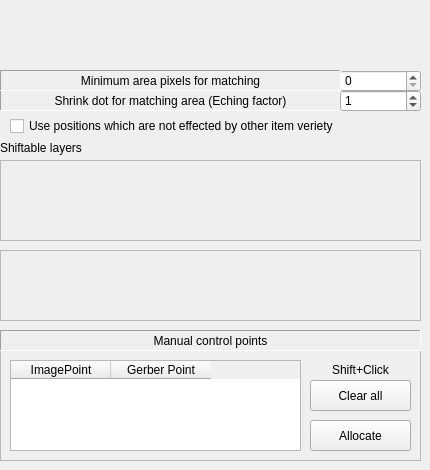
     <widget class="QWidget" name="AutoMatch">
      <widget class="QFrame" name="frame_3">
       <property name="geometry">
        <rect>
         <x>0</x>
         <y>330</y>
         <width>421</width>
         <height>131</height>
        </rect>
       </property>
       <property name="frameShape">
        <enum>QFrame::StyledPanel</enum>
       </property>
       <property name="frameShadow">
        <enum>QFrame::Sunken</enum>
       </property>
       <widget class="QTableWidget" name="tableWidgetAMManualPoints">
        <property name="geometry">
         <rect>
          <x>10</x>
          <y>30</y>
          <width>291</width>
          <height>91</height>
         </rect>
        </property>
        <property name="selectionMode">
         <enum>QAbstractItemView::SingleSelection</enum>
        </property>
        <property name="selectionBehavior">
         <enum>QAbstractItemView::SelectItems</enum>
        </property>
        <column>
         <property name="text">
          <string>ImagePoint</string>
         </property>
        </column>
        <column>
         <property name="text">
          <string>Gerber Point</string>
         </property>
        </column>
       </widget>
       <widget class="QLabel" name="label_11">
        <property name="geometry">
         <rect>
          <x>0</x>
          <y>0</y>
          <width>421</width>
          <height>21</height>
         </rect>
        </property>
        <property name="frameShape">
         <enum>QFrame::Panel</enum>
        </property>
        <property name="frameShadow">
         <enum>QFrame::Sunken</enum>
        </property>
        <property name="text">
         <string>Manual control points</string>
        </property>
        <property name="alignment">
         <set>Qt::AlignCenter</set>
        </property>
       </widget>
       <widget class="QPushButton" name="pushButtonAMClearPoints">
        <property name="geometry">
         <rect>
          <x>310</x>
          <y>50</y>
          <width>101</width>
          <height>31</height>
         </rect>
        </property>
        <property name="text">
         <string>Clear all</string>
        </property>
       </widget>
       <widget class="QPushButton" name="pushButtonAMAllocate">
        <property name="geometry">
         <rect>
          <x>310</x>
          <y>90</y>
          <width>101</width>
          <height>31</height>
         </rect>
        </property>
        <property name="text">
         <string>Allocate</string>
        </property>
       </widget>
       <widget class="QLabel" name="label_12">
        <property name="geometry">
         <rect>
          <x>310</x>
          <y>30</y>
          <width>101</width>
          <height>20</height>
         </rect>
        </property>
        <property name="text">
         <string>Shift+Click</string>
        </property>
        <property name="alignment">
         <set>Qt::AlignCenter</set>
        </property>
       </widget>
      </widget>
      <widget class="QCheckBox" name="checkBoxUseStable">
       <property name="geometry">
        <rect>
         <x>10</x>
         <y>116</y>
         <width>341</width>
         <height>20</height>
        </rect>
       </property>
       <property name="text">
        <string>Use positions which are not effected by other item veriety</string>
       </property>
      </widget>
      <widget class="QLabel" name="label_10">
       <property name="geometry">
        <rect>
         <x>0</x>
         <y>90</y>
         <width>341</width>
         <height>21</height>
        </rect>
       </property>
       <property name="frameShape">
        <enum>QFrame::Panel</enum>
       </property>
       <property name="frameShadow">
        <enum>QFrame::Sunken</enum>
       </property>
       <property name="text">
        <string>Shrink dot for matching area (Eching factor)</string>
       </property>
       <property name="alignment">
        <set>Qt::AlignCenter</set>
       </property>
      </widget>
      <widget class="QFrame" name="frameAutoMatchShiftableLayer">
       <property name="geometry">
        <rect>
         <x>0</x>
         <y>160</y>
         <width>421</width>
         <height>81</height>
        </rect>
       </property>
       <property name="frameShape">
        <enum>QFrame::StyledPanel</enum>
       </property>
       <property name="frameShadow">
        <enum>QFrame::Sunken</enum>
       </property>
      </widget>
      <widget class="QSpinBox" name="spinBoxMinDotsForAutoMatching">
       <property name="geometry">
        <rect>
         <x>340</x>
         <y>70</y>
         <width>81</width>
         <height>22</height>
        </rect>
       </property>
       <property name="maximum">
        <number>999999999</number>
       </property>
      </widget>
      <widget class="QLabel" name="label_9">
       <property name="geometry">
        <rect>
         <x>0</x>
         <y>70</y>
         <width>341</width>
         <height>21</height>
        </rect>
       </property>
       <property name="frameShape">
        <enum>QFrame::Panel</enum>
       </property>
       <property name="frameShadow">
        <enum>QFrame::Sunken</enum>
       </property>
       <property name="text">
        <string>Minimum area pixels for matching</string>
       </property>
       <property name="alignment">
        <set>Qt::AlignCenter</set>
       </property>
      </widget>
      <widget class="QSpinBox" name="spinBoxMinDotsForAutoMatchingArea">
       <property name="geometry">
        <rect>
         <x>340</x>
         <y>90</y>
         <width>81</width>
         <height>22</height>
        </rect>
       </property>
       <property name="minimum">
        <number>-99</number>
       </property>
       <property name="maximum">
        <number>99</number>
       </property>
       <property name="value">
        <number>1</number>
       </property>
      </widget>
      <widget class="QFrame" name="frameAutoMatchShiftableComposite">
       <property name="geometry">
        <rect>
         <x>0</x>
         <y>250</y>
         <width>421</width>
         <height>71</height>
        </rect>
       </property>
       <property name="frameShape">
        <enum>QFrame::StyledPanel</enum>
       </property>
       <property name="frameShadow">
        <enum>QFrame::Sunken</enum>
       </property>
      </widget>
      <widget class="QLabel" name="label_7">
       <property name="geometry">
        <rect>
         <x>0</x>
         <y>140</y>
         <width>391</width>
         <height>16</height>
        </rect>
       </property>
       <property name="text">
        <string>Shiftable layers</string>
       </property>
      </widget>
     </widget>
